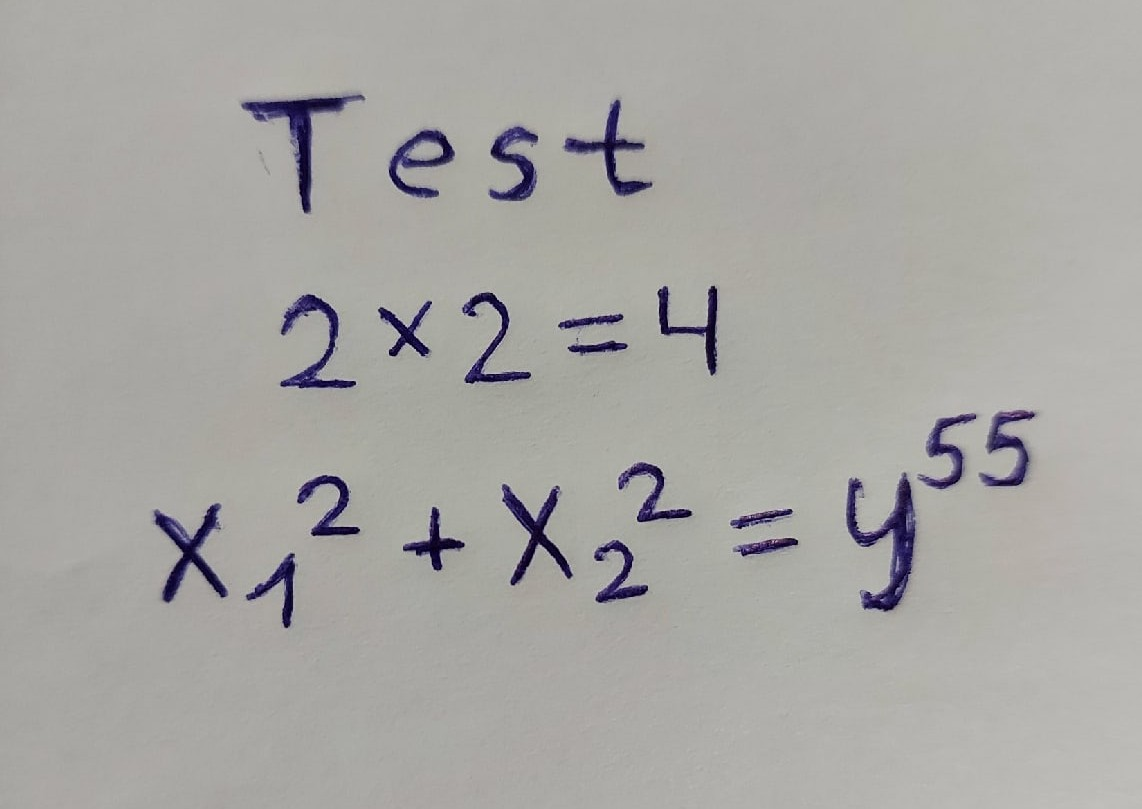
#> input picture images/ft1.jpg, 1142 x 809 px
$ jupyter execute --allow-errors Tests_with_dn.ipynb   (shell and % lines are left out)
#> lines starting #> are read from the running program, lines starting #| are printed output that depends on the picture; after the words box and inside, x2 and y2 are one past the last pixel; in counts of white or black regions, pixels touching at a corner belong together
[cell 1]
import cv2
import numpy as np
import matplotlib.pyplot as plt
import pandas as pd

import os
import numpy as np
from tqdm import tqdm
from fastai import *
import torch
from torch import nn
from fastai.vision import *
from fastai.callback import *
import cv2
import pandas as pd
import random
from IPython.display import display, Math

class FocalLoss(nn.Module):
    # [10 lines left out: functions __init__, forward, not called in this run]

#download weights and model
#> (the rest of this cell did not finish here and is left out)

[cell 2]
image_dir = 'images/'
file = "ft1.jpg"

img = cv2.imread(image_dir+file)
#> img is the input picture: shape (809, 1142, 3); mean B, G, R 163.3, 166.3, 167.5
plt.figure(figsize=(7,7))
#> (this line was passed over: IPython is not available in this run)
plt.imshow(img)
#> (this line was passed over: IPython is not available in this run)

[cell 3]
# [17 lines left out: function cont_sort, not called in this run]

def extract_line(image, param1=0.7, param2=0.002, show = True):
    img = image.copy()
    H,W = img.shape[:2]

    #Image to grey image and blured, to reduce noises
    gray = cv2.cvtColor(img, cv2.COLOR_BGR2GRAY)
    blur = cv2.GaussianBlur(gray, (3, 3), 3)

    #Binary thresholding
    _, threshed = cv2.threshold(blur, 127, 255, cv2.THRESH_BINARY_INV|cv2.THRESH_OTSU)

    #Erosion and dilation for noise removal
    kernel = cv2.getStructuringElement(cv2.MORPH_ELLIPSE,(3,3))
    erosion = cv2.erode(threshed, kernel, iterations=1)
    dilation = cv2.dilate(erosion,kernel,iterations = 1)

    # Find noise conturs and remove them from image
    contours,hierarchy = cv2.findContours(dilation,cv2.RETR_EXTERNAL,cv2.CHAIN_APPROX_SIMPLE)
    cont_thresh = good_cont_thr(contours, param=param2)
    mask = np.ones(dilation.shape[:2], dtype="uint8") * 255
    for c in contours:
        if( cv2.contourArea(c)**2 < cont_thresh*0.5):
            cv2.drawContours(mask, [c], -1, 0, -1)

    cleaned_img = cv2.bitwise_and(dilation, dilation, mask=mask)
    plt.imshow(cleaned_img, cmap = 'gray')
    plt.axis
    #Dilating again for better detection
    dil_cleaned_img = cv2.dilate(cleaned_img,kernel,iterations = 5)

    #find boundaries of each line
    hist = cv2.reduce(dil_cleaned_img,1, cv2.REDUCE_AVG).reshape(-1)
    th = 1
    uppers = np.array([y for y in range(H-1) if hist[y]<=th and hist[y+1]>th])
    lowers = np.array([y for y in range(H-1) if hist[y]>th and hist[y+1]<=th])
    diff_1 = np.array([j-i for i,j in zip(uppers,lowers)])
    diff_index_1 = np.array([True if j > param1*(np.mean(diff_1)-np.std(diff_1)) else False for j in diff_1 ])
    uppers = uppers[diff_index_1]
    lowers = lowers[diff_index_1]
    diff_index = diff_index_1

    cleaned_orig_rec = cv2.cvtColor(dil_cleaned_img, cv2.COLOR_GRAY2BGR)
    col = (255,255,255)
    for left,right in zip(uppers[diff_index], lowers[diff_index]):
        cv2.rectangle(cleaned_orig_rec ,(0+10,left),(W-15,right),col,4)

    if(show == True):
        fig0 = plt.figure(figsize=(15,5))
        ax1 = fig0.add_subplot(1,2,1)
        ax1.set_title('Original Image')
        ax1.imshow(img)
        ax1.axis('off')

        ax2 = fig0.add_subplot(1,2,2)
        ax2.set_title('Preprocessed Image')
        ax2.imshow(cv2.cvtColor(dil_cleaned_img, cv2.COLOR_GRAY2RGB))
        ax2.axis('off')
        plt.show()

        fig1 = plt.figure(figsize=(15,5))
        plt.imshow(cv2.cvtColor(cleaned_orig_rec, cv2.COLOR_BGR2RGB))
        plt.axis("off")
        plt.title('Line detection')
        plt.show()

    return cleaned_img,dil_cleaned_img, uppers[diff_index], lowers[diff_index]

def good_cont_thr(conts, param = 0.002):
    areas = []
    for c in conts:
        areas.append(cv2.contourArea(c)**2)
    thres = param * max(areas)
    return thres

#> (a cell that did not finish here is left out)

#> in extract_line, `_, threshed = cv2.threshold(blur, 127, 255, cv2.THRESH_BINARY_INV|cv2...`:
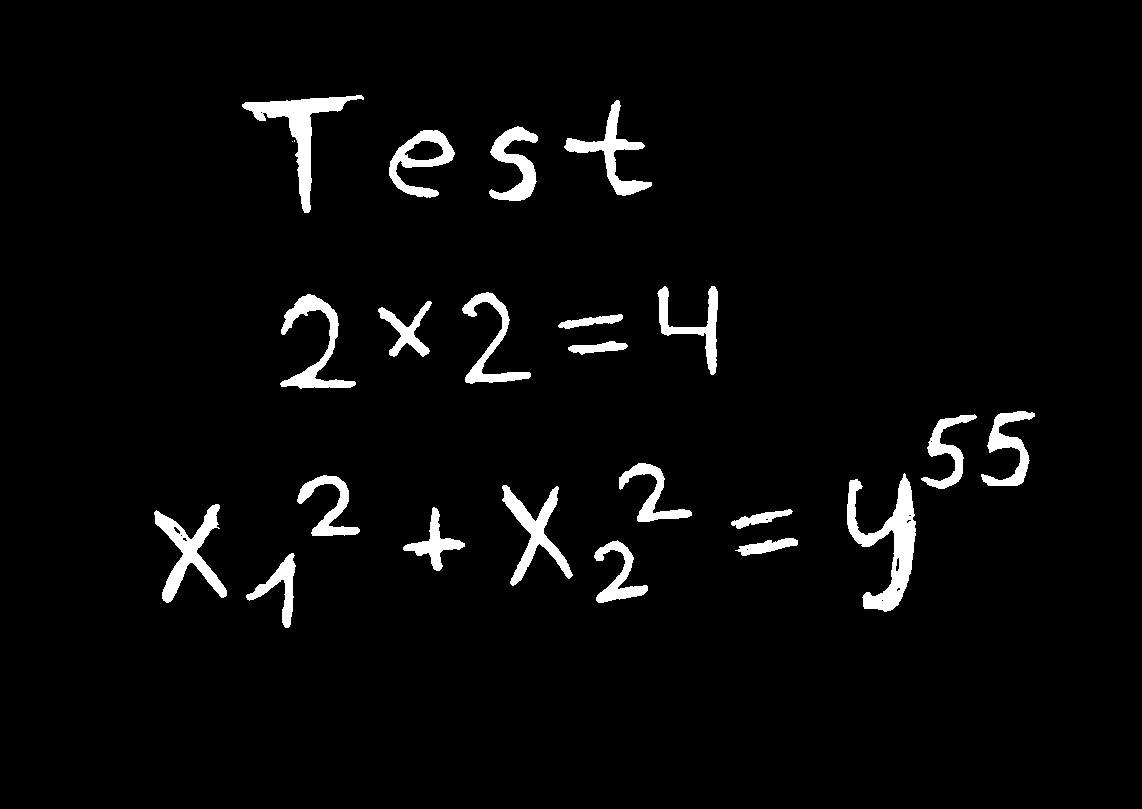
#> threshed: shape (809, 1142); 3.6% white; 24 white regions (2 under 20 px), largest, box (x1, y1, x2, y2) and area: (847, 473, 916, 612) 3641, (242, 95, 364, 213) 2950, (154, 504, 227, 603) 2420
#> in extract_line, `erosion = cv2.erode(threshed, kernel, iterations=1)`:
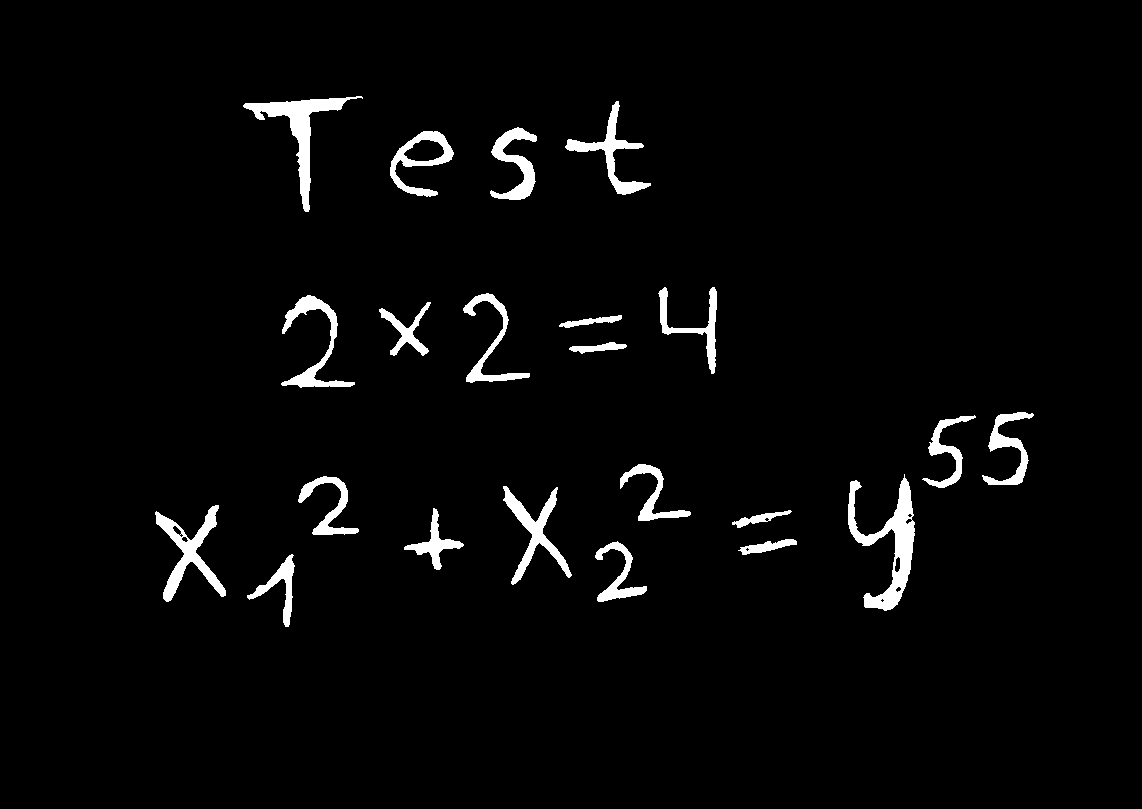
#> erosion: shape (809, 1142); 2.9% white; 22 white regions, largest, box (x1, y1, x2, y2) and area: (848, 474, 915, 611) 3075, (243, 96, 363, 212) 2504, (155, 505, 226, 602) 2029
#> in extract_line, `dilation = cv2.dilate(erosion,kernel,iterations = 1)`: dilation: shape (809, 1142); 3.6% white; 22 white regions
#> in extract_line, `contours,hierarchy = cv2.findContours(dilation,cv2.RETR_EXTERNAL,cv2.C..`: contours = 22 contours; largest, box (x1, y1, x2, y2) and area: (847, 473, 916, 612) 3426, (242, 95, 364, 213) 2726, (154, 504, 227, 603) 2266, (389, 130, 455, 198) 2073, (502, 485, 573, 586) 1928
#> the loop in good_cont_thr, `for c in conts:` made 22 passes
#> after the loop in good_cont_thr, `for c in conts:`: areas = [987042.2, 1201216, 245025, 177662.2, 1002001, 5134756, 3719112.2, 1494506.2, 11740902.2, 1295044, 1273512.2, 1817104, 163216, 157609, 846400, 3276100, 1907161, 1806336, 4297329, 2402500, 3108169, 7433802.2]
#> in good_cont_thr, `thres = param * max(areas)`: thres = 23481.8
#> the loop in extract_line, `for c in contours:` made 22 passes
#> after the loop in extract_line, `for c in contours:`: mask: shape (809, 1142); every value is 255
#> in extract_line, `dil_cleaned_img = cv2.dilate(cleaned_img,kernel,iterations = 5)`:
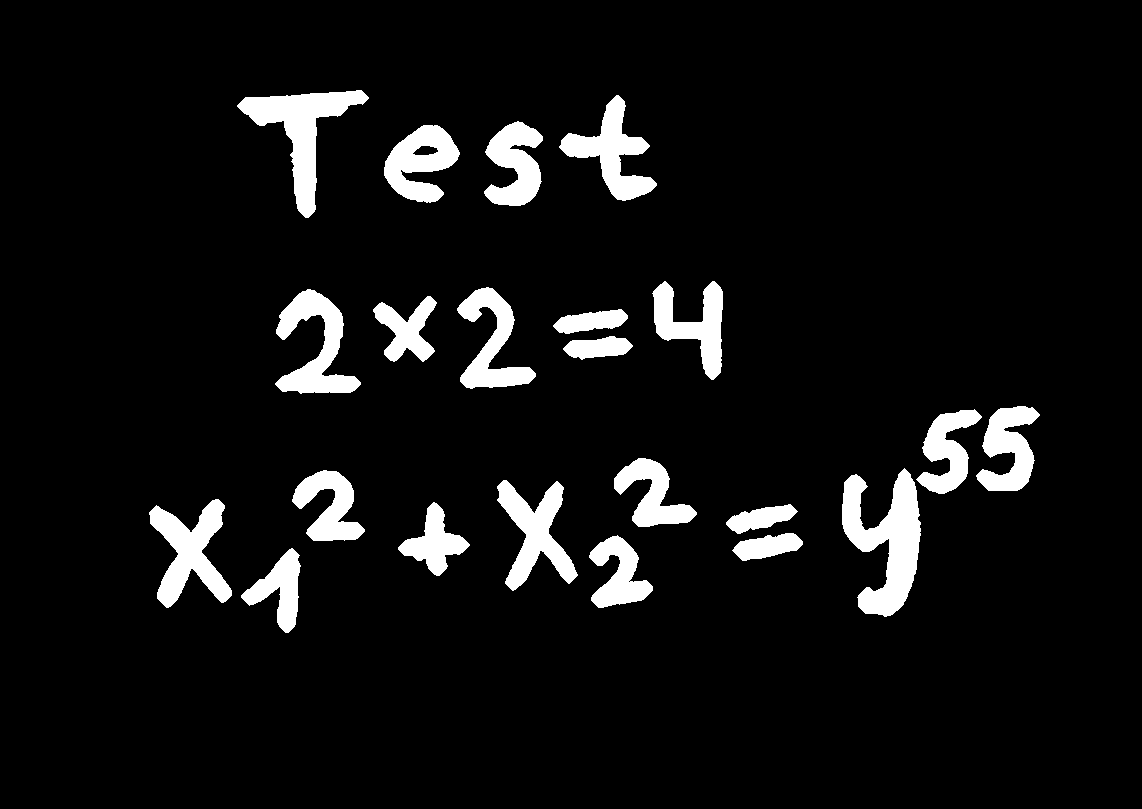
#> dil_cleaned_img: shape (809, 1142); 7.1% white; 22 white regions, largest, box (x1, y1, x2, y2) and area: (842, 468, 921, 617) 6198, (237, 90, 369, 218) 5130, (149, 499, 232, 608) 4241
#> in extract_line, `hist = cv2.reduce(dil_cleaned_img,1, cv2.REDUCE_AVG).reshape(-1)`: hist = 809 values, max 72 at index 522, min 0 at index 0, mean 18.07
#> in extract_line, `uppers = np.array([y for y in range(H-1) if hist[y]<=th and hist[y+1]>..`: uppers = [90, 281, 405]
#> in extract_line, `lowers = np.array([y for y in range(H-1) if hist[y]>th and hist[y+1]<=..`: lowers = [215, 392, 630]
#> in extract_line, `diff_1 = np.array([j-i for i,j in zip(uppers,lowers)])`: diff_1 = [125, 111, 225]
#> in extract_line, `diff_index_1 = np.array([True if j > param1*(np.mean(diff_1)-np.std(di..`: diff_index_1 = [True, True, True]
#> the loop in extract_line, `for left,right in zip(uppers[diff_index], lowers[diff_index]):` made 3 passes
#> (left, right) on passes 1 to 3: (90, 215), (281, 392), (405, 630)
#> after the loop in extract_line, `for left,right in zip(uppers[diff_index], lowers[diff_index]):`:
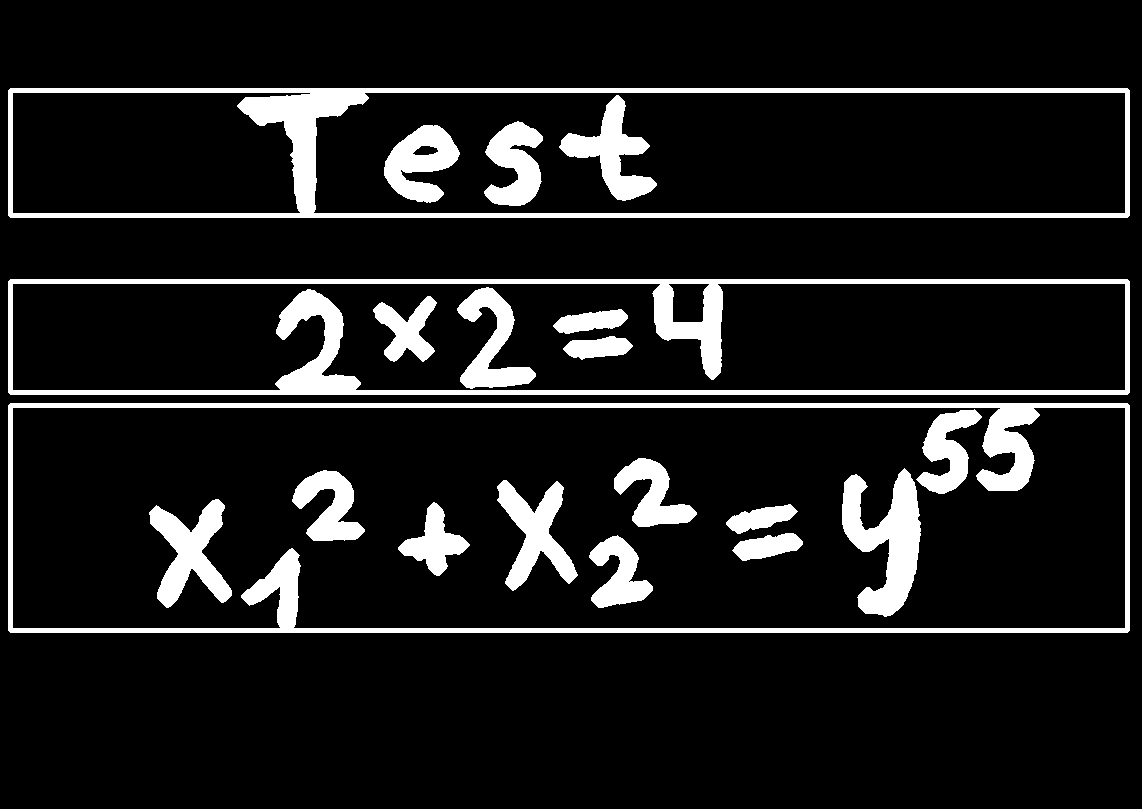
#> cleaned_orig_rec: shape (809, 1142, 3); 11.2% white; 20 white regions, largest, box (x1, y1, x2, y2) and area: (8, 279, 1130, 395) 19360, (8, 403, 1130, 633) 18685, (8, 88, 1130, 218) 17440
